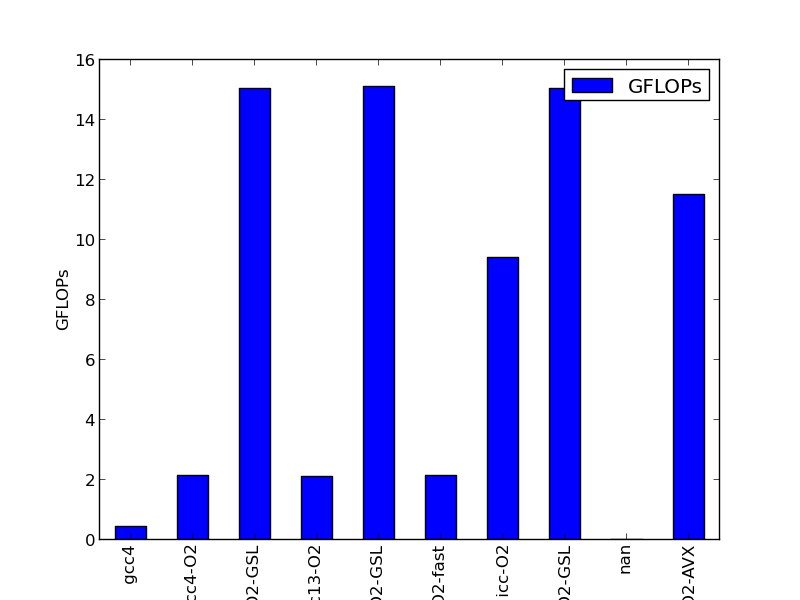

Generate this figure with Python:
#!/usr/bin/env python2

import matplotlib
matplotlib.use('Agg')
import matplotlib.pyplot as plt 
import pandas as pd 

df = pd.read_csv("mm_gsl.csv",comment="#", names=["N", "gflop", "tempo" ,"GFLOPs", "Hostname", "opt"] )

print df

df.plot(kind='bar',  x='opt', y='GFLOPs', legend='true');
# https://pandas.pydata.org/pandas-docs/version/0.23/generated/pandas.DataFrame.plot.html


plt.legend()
plt.ylabel('GFLOPs')
plt.savefig('mm_gsl.png')


